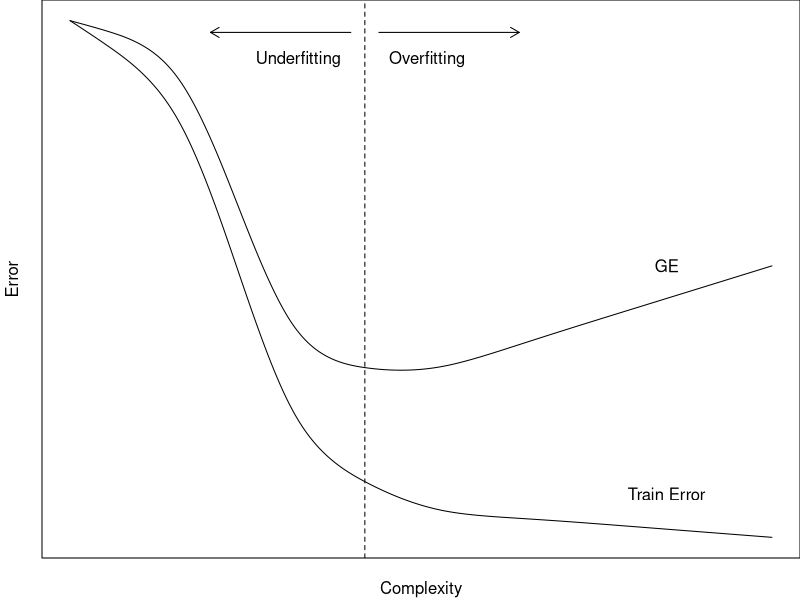

Here is the R script that generated this plot:
# PREREQ -----------------------------------------------------------------------

library(knitr)
library(ggplot2)

# DATA -------------------------------------------------------------------------

set.seed(600000)

x <- seq(0, 1, length.out = 20)
y1 <- c(1 - x[1:4], 
        1.5 - 4 * x[5:6], 
        0.5 - 0.8 * x[7:10], 
        0.15 - 0.1 * x[11:20])
X <- seq(0, 1, length.out = 1000)
Y1 <- predict(smooth.spline(x, y1, df = 10), X)$y
Y2 <- 0.5 * X

# PLOT -------------------------------------------------------------------------

pdf("../figure/eval_ofit_3.pdf", width = 8, height = 3)

par(mar = c(2.1, 2.1, 0, 0))

plot(X, Y1, type = "l", axes = FALSE, xlab = "Complexity", ylab = "Error")
mtext("Complexity", side = 1, line = 1)
mtext("Error", side = 2, line = 1)

lines(X, Y1 + Y2)
abline(v = 0.42, lty = 2)
text(0.4, 0.93, "Underfitting", pos = 2)
text(0.44, 0.93, "Overfitting", pos = 4)
arrows(0.4, 0.98, 0.2, 0.98, length = 0.1)
arrows(0.44, 0.98, 0.64, 0.98, length = 0.1)
box()
text(0.85, 0.13, "Train Error")
text(0.85, 0.55, "GE")

ggsave("../figure/eval_ofit_3.pdf", width = 8, height = 3)
dev.off()